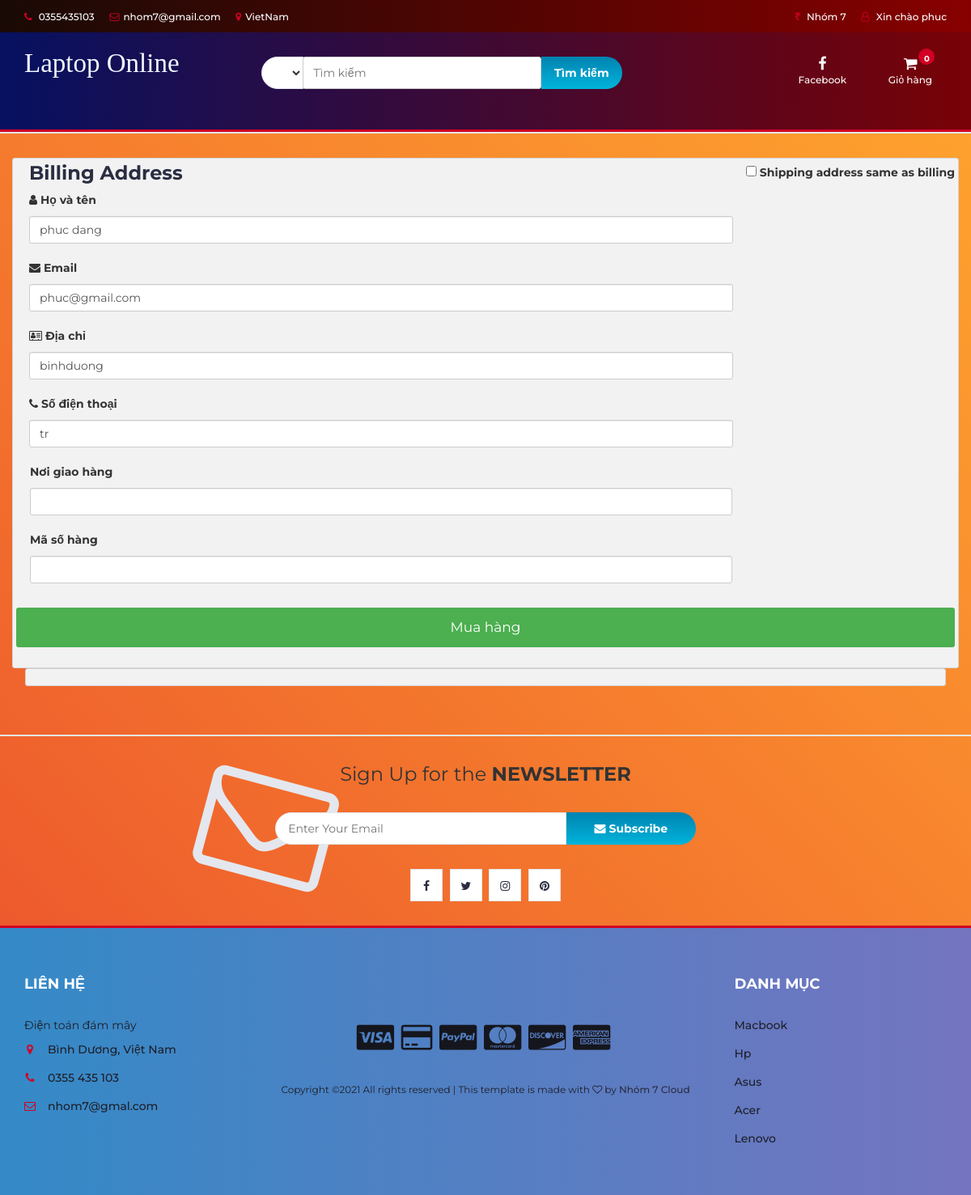
The page /checkout.php (signed in) on the database its author committed.
### tables this page shows
CREATE TABLE `user_info` (
  `user_id` int(10) NOT NULL,
  `first_name` varchar(100) NOT NULL,
  `last_name` varchar(100) NOT NULL,
  `email` varchar(300) NOT NULL,
  `password` varchar(300) NOT NULL,
  `mobile` varchar(10) NOT NULL,
  `address1` varchar(300) NOT NULL,
  `address2` varchar(11) NOT NULL
);

### checkout.php (the view, shortened to what this page needs)
<?php
include "db.php";
include "header.php";
?>
<section class="section">
	<div class="container-fluid">
		<div class="row-checkout">
		<?php
		if(isset($_SESSION["uid"])){
			$sql = "SELECT * FROM user_info WHERE user_id='$_SESSION[uid]'";
			$query = mysqli_query($con,$sql);
			$row=mysqli_fetch_array($query);
		echo'
			<div class="col-75">
				<div class="container-checkout">
				<form id="checkout_form" action="checkout_process.php" method="POST" class="was-validated">
					<div class="row-checkout">
					<div class="col-50">
						<h3>Billing Address</h3>
						<label for="fname"><i class="fa fa-user" ></i> Họ và tên</label>
						<input type="text" id="fname" class="form-control" name="firstname" pattern="^[a-zA-Z ]+$"  value="'.$row["first_name"].' '.$row["last_name"].'">
						<label for="email"><i class="fa fa-envelope"></i> Email</label>
						<input type="text" id="email" name="email" class="form-control" pattern="^[_a-z0-9-]+(\.[_a-z0-9-]+)*@[a-z0-9]+(\.[a-z]{2,4})$" value="'.$row["email"].'" required>
						<label for="adr"><i class="fa fa-address-card-o"></i> Địa chỉ</label>
						<input type="text" id="adr" name="address" class="form-control" value="'.$row["address1"].'" required>
						<label for="city"><i class="fa fa-phone"></i> Số điện thoại</label>
						<input type="text" id="city" name="city" class="form-control" value="'.$row["address2"].'" pattern="^[a-zA-Z ]+$" required>
						<div class="row">
						<div class="col-50">
							<label for="state">Nơi giao hàng</label>
							<input type="text" id="state" name="state" class="form-control" pattern="^[a-zA-Z ]+$" required>
						</div>
						<div class="col-50">
							<label for="zip">Mã số hàng</label>
							<input type="text" id="zip" name="zip" class="form-control" pattern="^[0-9]{6}(?:-[0-9]{4})?$" required>
						</div>
						</div>
					</div>
					<label><input type="CHECKBOX" name="q" class="roomselect" value="conform" required> Shipping address same as billing
					</label>';
					$total=0;
					$total_count=$_POST['total_count'];
				echo'
				<input type="hidden" name="total_count" value="'.$total_count.'">
					<input type="hidden" name="total_price" value="'.$total.'">
					<input type="submit" id="submit" value="Mua hàng" class="checkout-btn">
				</form>
				</div>
			</div>
			';
		}else{
			echo"<script>window.location.href = 'cart.php'</script>";
		}
		?>
			<div class="col-25">
				<div class="container-checkout">
				</div>
			</div>
		</div>
	</div>
</section>
		<div id="newsletter" class="section">
			<div class="container">
				<div class="row">
					<div class="col-md-12">
						<div class="newsletter">
							<p>Sign Up for the <strong>NEWSLETTER</strong></p>
							<form >
								<input class="input" type="email" placeholder="Enter Your Email">
								<button class="newsletter-btn"><i class="fa fa-envelope"></i> Subscribe</button>
							</form>
							<ul class="newsletter-follow">
								<li>
									<a href="#"><i class="fa fa-facebook"></i></a>
								</li>
								<li>
									<a href="#"><i class="fa fa-twitter"></i></a>
								</li>
								<li>
									<a href="#"><i class="fa fa-instagram"></i></a>
								</li>
								<li>
									<a href="#"><i class="fa fa-pinterest"></i></a>
								</li>
							</ul>
						</div>
					</div>
				</div>
			</div>
		</div>
<?php
include "footer.php";
?>

### header.php (shortened to what this page needs)
<!DOCTYPE html>
<html lang="en">
	<head>
		<link type="text/css" rel="stylesheet" href="css/bootstrap.min.css"/>
		<link type="text/css" rel="stylesheet" href="css/slick.css"/>
		<link type="text/css" rel="stylesheet" href="css/slick-theme.css"/>
		<link type="text/css" rel="stylesheet" href="css/nouislider.min.css"/>
		<link rel="stylesheet" href="css/font-awesome.min.css">
		<link type="text/css" rel="stylesheet" href="css/style.css"/>
		<link type="text/css" rel="stylesheet" href="css/accountbtn.css"/>
    </head>
	<body>
		<header>
			<div id="top-header">
				<div class="container">
					<ul class="header-links pull-left">
						<li><a href="#"><i class="fa fa-phone"></i> 0355435103</a></li>
						<li><a href="#"><i class="fa fa-envelope-o"></i>nhom7@gmail.com</a></li>
						<li><a href="#"><i class="fa fa-map-marker"></i>VietNam</a></li>
					</ul>
					<ul class="header-links pull-right">
						<li><a href="index.php"><i class="fa fa-inr"></i> Nhóm 7</a></li>
						<li>
							<?php
								include "db.php";
								if(isset($_SESSION["uid"])){
									$sql = "SELECT first_name FROM user_info WHERE user_id='$_SESSION[uid]'";
									$query = mysqli_query($con,$sql);
									$row=mysqli_fetch_array($query);
									echo '
								<div class="dropdownn">
                                  <a href="#" class="dropdownn" data-toggle="modal" data-target="#myModal" ><i class="fa fa-user-o"></i> Xin chào '.$row["first_name"].'</a>
                                  <div class="dropdownn-content">
                                    <a href="" data-toggle="modal" data-target="#profile"><i class="fa fa-user-circle" aria-hidden="true" ></i>Thông tin</a>
                                    <a href="logout.php"  ><i class="fa fa-sign-in" aria-hidden="true"></i>Đăng xuất</a>
                                  </div>
                                </div>';
								}
                            ?>
                        </li>
					</ul>
				</div>
			</div>
			<div id="header">
				<div class="container">
					<div class="row">
						<div class="col-md-3">
							<div class="header-logo">
								<a href="index.php" class="logo">
								<font style="font-style:normal; font-size: 33px;color: aliceblue;font-family: serif">
                                        Laptop Online
                                    </font>
								</a>
							</div>
						</div>
						<div class="col-md-6">
							<div class="header-search">
								<form>
									<select class="input-select">
									</select>
									<input class="input" id="search" type="text" placeholder="Tìm kiếm">
									<button type="submit" id="search_btn" class="search-btn">Tìm kiếm</button>
								</form>
							</div>
						</div>
						<div class="col-md-3 clearfix">
							<div class="header-ctn">
								<div>
									<a href="https://www.facebook.com/profile.php?id=100006713624690">
									<i class="fa fa-facebook" aria-hidden="true"></i>
										<span>Facebook</span>
									</a>
								</div>
								<div class="dropdown">
									<a class="dropdown-toggle" data-toggle="dropdown" aria-expanded="true">
										<i class="fa fa-shopping-cart"></i>
										<span>Giỏ hàng</span>
										<div class="badge qty">0</div>
									</a>
									</div>
							</div>
						</div>
					</div>
				</div>
			</div>
		</header>
		<nav id='navigation'>
		</nav>

### css/style.css (style rules this page uses)
body { font-family: 'Montserrat', sans-serif; font-weight: 400; background-image: linear-gradient(-134deg, #FFA62E 0%, #FB962E 20%, #F8852E 40%, #F3742D 60%, #EF612D 80%, #EA4D2C 100%); }
h1, h2, h3, h4, h5, h6 { color: #2B2D42; font-weight: 700; margin: 0 0 10px; }
a { color: #2B2D42; font-weight: 500; -webkit-transition: 0.2s color; transition: 0.2s color; }
ul, ol { margin: 0; padding: 0; list-style: none }
.input { height: 40px; padding: 0px 15px; border: 1px solid #E4E7ED; background-color: #FFF; width: 100%; }
.input-select { padding: 0px 15px; background: #FFF; border: 1px solid #E4E7ED; height: 40px; }
.section { padding-top: 30px; padding-bottom: 30px; }
#top-header { padding-top: 10px; padding-bottom: 10px; background-color: #1E1F29; }
.header-links li { display: inline-block; margin-right: 15px; font-size: 12px; }
.header-links li:last-child { margin-right: 0px; }
.header-links li a { color: #FFF; }
.header-links li i { color: #D10024; margin-right: 5px; }
#header { padding-top: 15px; padding-bottom: 15px; background-image: linear-gradient(-135deg, #FF6CAB 0%, #F660BC 10%, #EC53CD 20%, #E045DE 30%, #D335EE 40%, #C323FF 50%, #B53AFF 60%, #A749FF 70%, #9854FF 80%, #865EFF 90%, #7366FF 100%); }
.header-logo { float: left; }
.header-search { padding: 15px 0px; }
.header-search form { position: relative; }
.header-search form .input-select { margin-right: -4px; border-radius: 40px 0px 0px 40px; }
.header-search form .input { width: calc(100% - 260px); margin-right: -4px; }
.header-search form .search-btn { height: 40px; width: 100px; background: #00B4DB; background: -webkit-linear-gradient(to bottom, #0083B0, #00B4DB); background: linear-gradient(to bottom, #0083B0, #00B4DB); color: #FFF; font-weight: 700; border: none; border-radius: 0px 40px 40px 0px; }
.header-ctn { float: right; padding: 15px 0px; }
.header-ctn>div { display: inline-block; }
.header-ctn>div+div { margin-left: 15px; }
.header-ctn>div>a { display: block; position: relative; width: 90px; text-align: center; color: #FFF; }
.header-ctn>div>a>i { display: block; font-size: 18px; }
.header-ctn>div>a>span { font-size: 12px; }
.header-ctn>div>a>.qty { position: absolute; right: 15px; top: -10px; width: 20px; height: 20px; line-height: 20px; text-align: center; border-radius: 50%; font-size: 10px; color: #FFF; background-color: #D10024; }
#navigation { background: #FFF; border-bottom: 2px solid #E4E7ED; border-top: 3px solid #D10024; }
#newsletter.section { border-top: 2px solid #E4E7ED; border-bottom: 3px solid #D10024; margin-top: 30px; }
.newsletter { text-align: center; }
.newsletter p { font-size: 24px; }
.newsletter form { position: relative; max-width: 520px; margin: 30px auto; }
.newsletter form:after { content: "\f003"; font-family: FontAwesome; position: absolute; font-size: 160px; color: #E4E7ED; top: 15px; -webkit-transform: translateY(-50%) rotate(15deg); -ms-transform: translateY(-50%) rotate(15deg); transform: translateY(-50%) rotate(15deg); z-index: -1; left: -90px; }
.newsletter form .input { width: calc(100% - 160px); margin-right: -4px; border-radius: 40px 0px 0px 40px; }
.newsletter form .newsletter-btn { width: 160px; height: 40px; font-weight: 700; background: #00B4DB; background: -webkit-linear-gradient(to bottom, #0083B0, #00B4DB); background: linear-gradient(to bottom, #0083B0, #00B4DB); color: #FFF; border: none; border-radius: 0px 40px 40px 0px; }
.newsletter .newsletter-follow { text-align: center; }
.newsletter .newsletter-follow li { display: inline-block; margin-right: 5px; }
.newsletter .newsletter-follow li:last-child { margin-right: 0px; }
.newsletter .newsletter-follow li a { position: relative; display: block; width: 40px; height: 40px; text-align: center; line-height: 40px; border: 1px solid #E4E7ED; background-color: #FFF; -webkit-transition: 0.2s all; transition: 0.2s all; }

### css/accountbtn.css (style rules this page uses)
.dropdownn { position: relative; display: inline-block; }

### header.php (style rules this page uses)
#navigation { background: #FF4E50; background: -webkit-linear-gradient(to right, #F9D423, #FF4E50); background: linear-gradient(to right, #F9D423, #FF4E50); }
#header { background: #780206; background: -webkit-linear-gradient(to right, #061161, #780206); background: linear-gradient(to right, #061161, #780206); }
#top-header { background: #870000; background: -webkit-linear-gradient(to right, #190A05, #870000); background: linear-gradient(to right, #190A05, #870000); }

### rows shown on the page
user_info: first_name "phuc", firstname "phuc dang", email "phuc@gmail.com", address "binhduong", city "tr"
